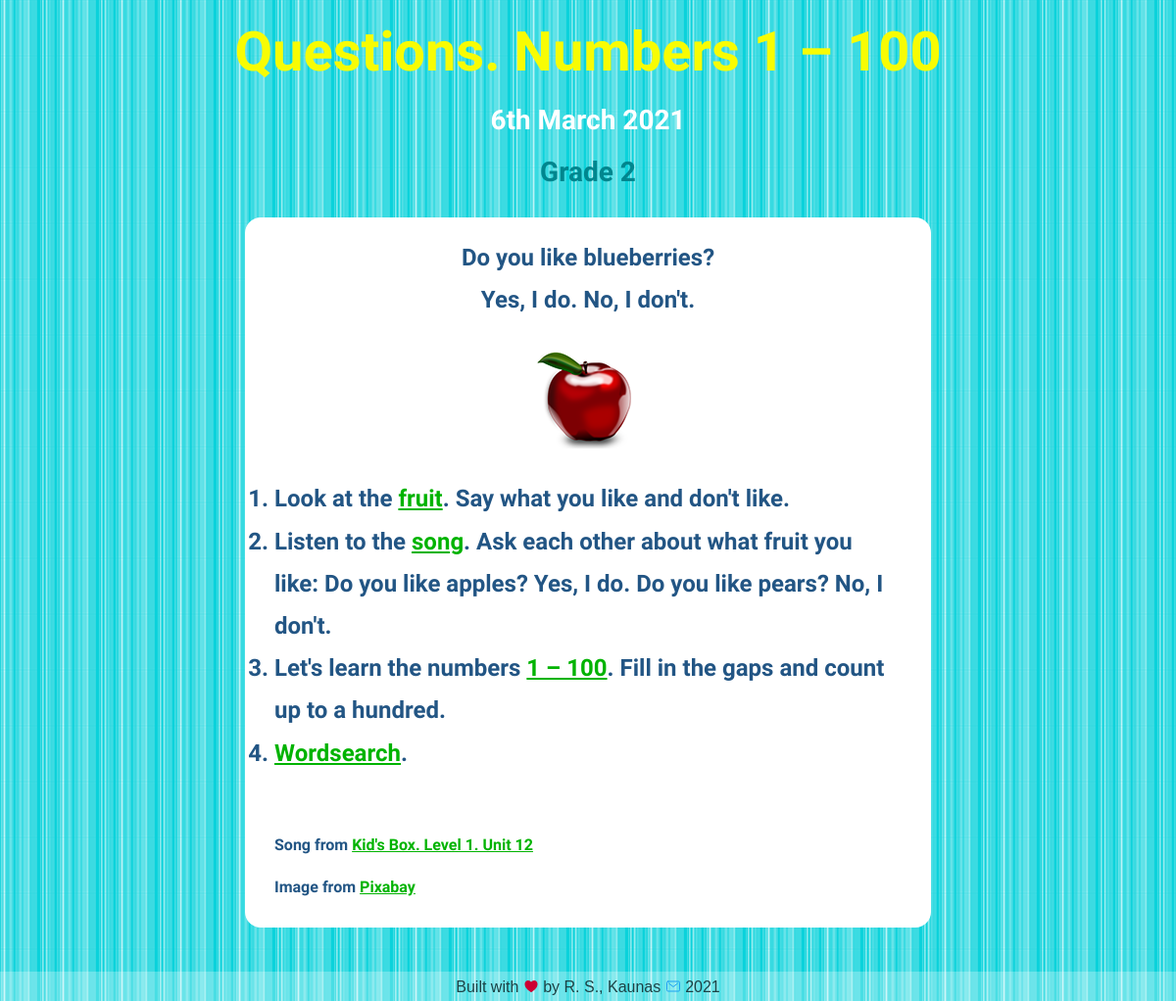
The page /blog/grade2/22/ on the database as committed earlier.
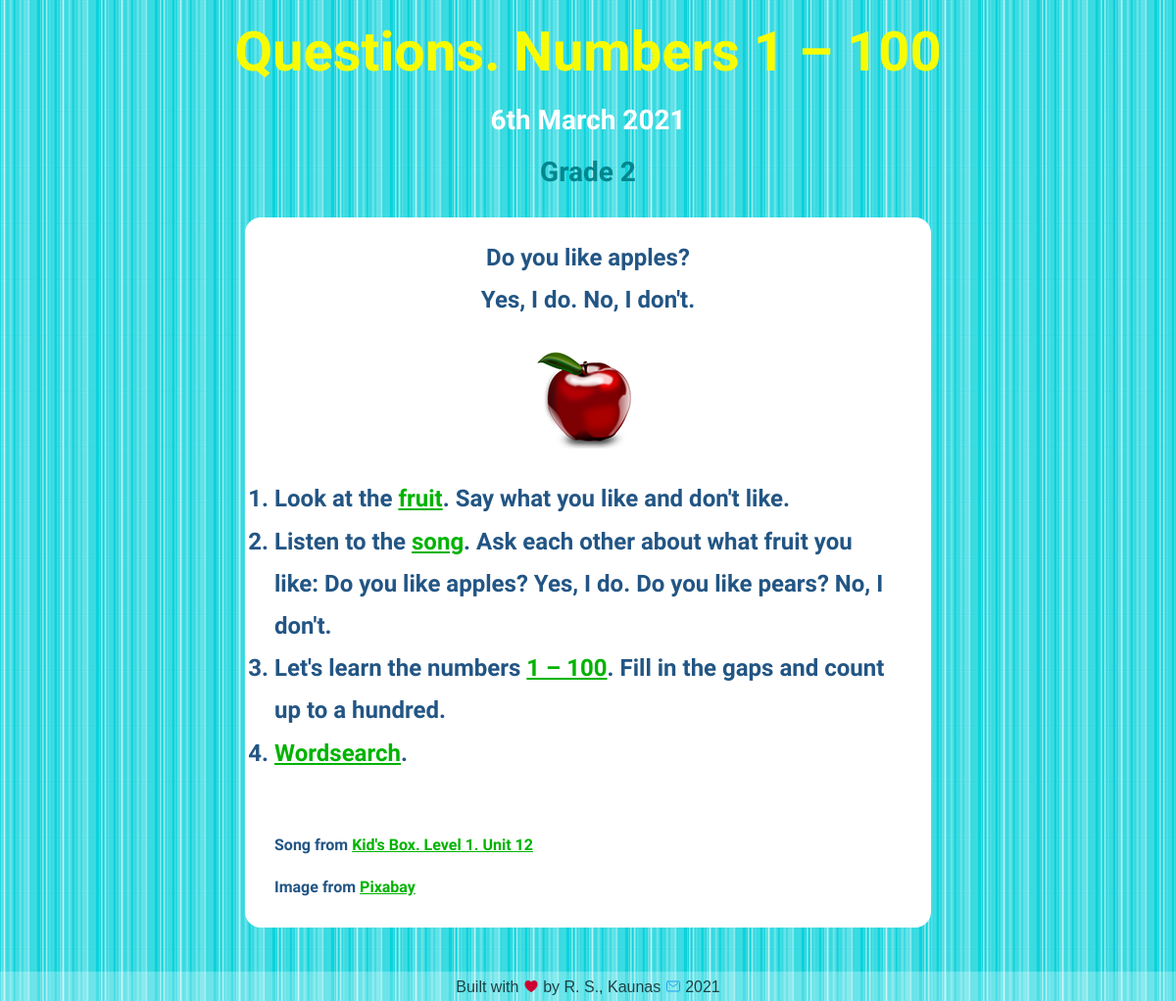
The same page on the database as committed later.
### blog/models.py (models this page shows, shortened)
class Grade2blogpost(models.Model):
    grade = models.CharField(max_length=10, default='Grade 2')
    date = models.DateField()
    title = models.TextField(max_length=200)
    intro = models.TextField(max_length=400, default='intro')
    description = models.TextField()
    image = models.ImageField(upload_to='blog/images/', default='blog/images/soon.png')
    file = models.FileField(upload_to='blog/downloads/', blank='True')
    credits = models.TextField(blank='True')

### blog/views.py (the view)
# urls.py: path('grade2/<int:post_id>/', views.view_one_grade2, name='url_one_grade2'),
def view_one_grade2(request, post_id):
    blogpost = get_object_or_404(Grade2blogpost, pk=post_id)
    return render(request, 'blog/one_post.html', {'blogpost': blogpost})

### blog/templates/blog/one_post.html (shortened to what this page needs)
<!DOCTYPE html>
{% load static %}
<html lang="en">
<head>
    <link href="{% static 'blog/one_post.css' %}" type="text/css" rel="stylesheet"/>
</head>
<body>
<div id="page-container">
    <div id="content-wrap">
        <header>
            <h1>{{ blogpost.title|safe|truncatewords:20 }}</h1>
            <h2>{{ blogpost.date|date:'jS F Y' }}</h2>
            <h3>{{ blogpost.grade }}</h3>
        </header>
        <div id="information">
            <h4>{{ blogpost.intro | safe }}</h4>
            <img src="/media/{{ blogpost.image }}" alt="{{ blogpost.title }}">
            <p>{{ blogpost.description | safe }}</p>
            <p class="small">{{ blogpost.credits | safe }}</p>
        </div>
    </div>
    {% include 'blog/footer.html' %}
</div>
</body>
</html>

### blog/templates/blog/footer.html (shortened to what this page needs)
<!DOCTYPE html>
{% load static %}
<html lang="en">
<head>
    <link href="{% static 'blog/footer.css' %}" type="text/css" rel="stylesheet"/>
</head>
<body>
<footer>
    <p class="signature">Built with <a>
        <ion-icon class="heart" name="heart"></ion-icon>
    </a> by R. S., Kaunas
        <a href="mailto:welcome@listensingtalk.com">
            <ion-icon class="mail" name="mail-outline"></ion-icon>
        </a> 2021
    </p>
</footer>
</body>

### blog/static/blog/one_post.css (style rules this page uses)
* { margin: 0; padding: 0; -webkit-box-sizing: border-box; box-sizing: border-box; }
body { background-color: #0AD2DB; background-image: url(stripes_26.png); font-family: 'Dosis', sans-serif; font-size: 24px; text-align: center; color: #225584; font-weight: bold; }
h1, h2, h3, h4 { font-family: 'Dosis', sans-serif; }
h1 { font-size: 56px; color: #F8FC03; padding-top: 20px; padding-bottom: 10px; }
h2 { font-size: 28px; color: white; padding: 10px; }
h3 { font-size: 28px; color: #00868e; padding: 10px; }
h4 { font-size: 24px; text-align: center; }
#information { margin: auto; background-color: white; width: 90%; min-width: 200px; max-width: 700px; margin-top: 20px; margin-bottom: 20px; alignment: left; padding: 20px 30px; border-radius: 16px; text-align: left; line-height: 180%; }
img { display: block; margin-left: auto; margin-right: auto; margin-top: 30px; margin-bottom: 30px; height: 100px; }
li { alignment: left; }
a { color: #00b300; }
.small { padding-top: 50px; font-size: 16px; }
#page-container { position: relative; min-height: 100vh; }
#content-wrap { padding-bottom: 55px; }

### blog/static/blog/footer.css (style rules this page uses)
footer { background-color: rgba(255, 255, 255, 0.25); margin-top: 25px; height: 30px; position: absolute; bottom: 0; width: 100%; }
footer a { text-decoration: none; }
ion-icon { font-size: 16px; margin-bottom: -2px; }
.mail { color: #1da1f2; }
.heart { color: #cc0033; }
.signature { font-family: Arial, Helvetica, sans-serif; font-weight: normal; color: #1c4245; font-size: 16px; padding: 7px 0 0 0; margin: 0; }

Rows that differ between the two databases and show on the page:
changed Grade2blogpost "Questions. Numbers 1 – 100": intro "Do you like blueberries? Yes, I do. No, I don't." → "Do you like apples? Yes, I do. No, I don't."
